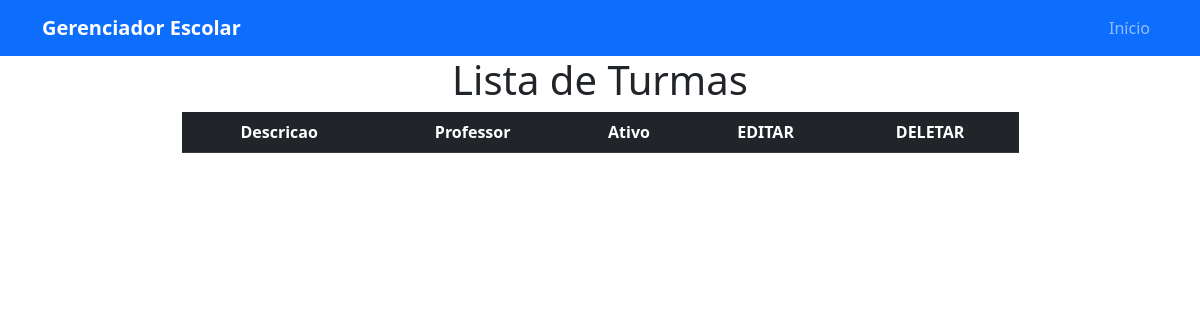
/turma/, run on an earlier commit of the app's database.
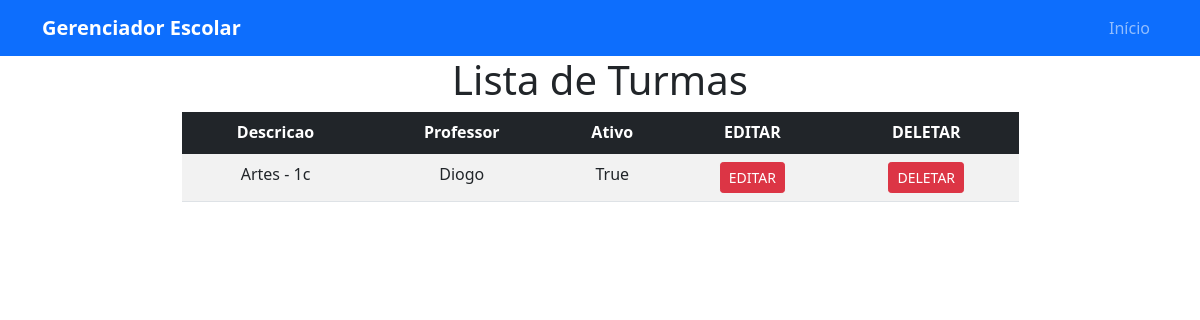
And on a later commit of the database.
### model/turma.py (models this page shows)
class Turma(db.Model):
    __tablename__ = "turmas"
    id = db.Column(db.Integer, primary_key=True)
    descricao = db.Column(db.String(100), nullable=False)
    ativo = db.Column(db.Boolean, nullable=False, default=True)
    alunos = db.relationship("Aluno", back_populates="turma")
    professor_id = db.Column(db.Integer, db.ForeignKey("professores.id"), nullable=False)
    professor = db.relationship("Professor", back_populates="turmas")

### model/professor.py (models this page shows)
class Professor(db.Model):
    __tablename__ = "professores"
    id = db.Column(db.Integer, primary_key=True)
    nome = db.Column(db.String(100), nullable=False)
    idade = db.Column(db.Integer, nullable=False)
    materia = db.Column(db.String(100), nullable=True)
    observacoes = db.Column(db.Text, nullable=True)
    turmas = db.relationship("Turma", back_populates="professor")

### routes/turmas_routes.py (the view)
@turmas_bp.route("/")
def listar_turmas():
    turmas = TurmaController.index()
    professores = ProfessorController.index()
    return render_template("turmas.html", turmas=turmas, professores=professores, titulo="Lista de Turmas")

### controller/professor_controller.py (called while the page is built)
    @staticmethod
    def index():
        professores = Professor.query.all()
        return professores

### controller/turma_controller.py (called while the page is built)
    @staticmethod
    def index():
        turmas = Turma.query.all()
        return turmas

### templates/turmas.html (shortened to what this page needs)
<!DOCTYPE html>
<html lang="en">
<head>
    <link rel="stylesheet" href="{{ url_for('static', filename='bootstrap.css') }}">
</head>
<body>
    <header>
        <nav class="navbar navbar-expand-lg navbar-dark bg-primary">
            <div class="container">
                <a class="navbar-brand fw-bold" href="{{ url_for('pagina_inicial') }}">Gerenciador Escolar</a>
                <div class="collapse navbar-collapse" id="navbarNav">
                    <ul class="navbar-nav ms-auto">
                        <li class="nav-item"> <a class="nav-link" href="{{ url_for('pagina_inicial') }}">Início</a> </li>
                    </ul>
                </div>
            </div>
        </nav>
    </header>
<div class="container d-flex flex-column justify-content-center align-items-center">
        <div>
            <h1>{{ titulo }}</h1>
        </div>
        <div class="table-responsive" style="width: 75%;">
            <table class="table table-striped table-hover text-center">
                <thead class="table-dark">
                    <tr>
                        <th>Descricao</th>
                        <th>Professor</th>
                        <th>Ativo</th>
                        <th>EDITAR</th>
                        <th>DELETAR</th>
                    </tr>
                </thead>
                <tbody>
                    {% for turma in turmas %}
                    <tr>
                        <td>{{ turma.descricao }}</td>
                        <td>{{ turma.professor.nome }}</td>
                        <td>{{ turma.ativo }}</td>
                        <td><a href="{{ url_for('turma_rota.editar_turma', descricao=turma.descricao) }}" class="btn btn-danger btn-sm">EDITAR</a></td>
                        <td><a href="{{ url_for('turma_rota.deletar_turma', descricao=turma.descricao) }}" class="btn btn-danger btn-sm">DELETAR</a></td>
                    </tr>
                    {% endfor %}
                </tbody>
            </table>
        </div>
    </div>
</body>
</html>

What changed in the data, as far as the page shows it:
added Turma: descricao "Artes - 1c", professor.nome "Diogo", ativo "True"
